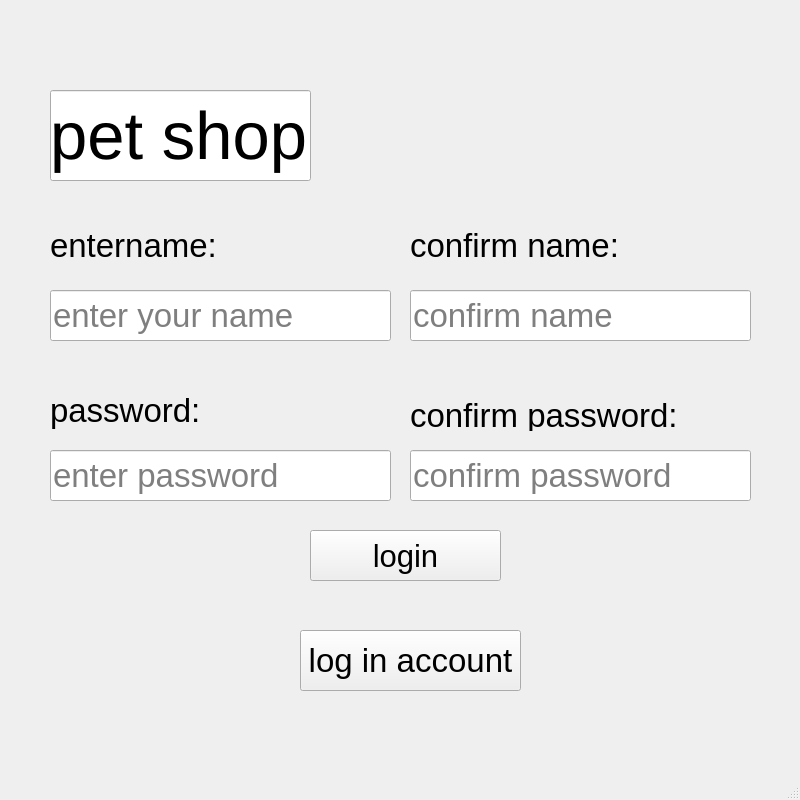
<?xml version="1.0" encoding="UTF-8"?>
<ui version="4.0">
 <class>login</class>
 <widget class="QMainWindow" name="login">
  <property name="geometry">
   <rect>
    <x>0</x>
    <y>0</y>
    <width>800</width>
    <height>800</height>
   </rect>
  </property>
  <property name="minimumSize">
   <size>
    <width>800</width>
    <height>800</height>
   </size>
  </property>
  <property name="font">
   <font>
    <pointsize>25</pointsize>
   </font>
  </property>
  <property name="windowTitle">
   <string>MainWindow</string>
  </property>
  <widget class="QWidget" name="centralwidget">
   <widget class="QLabel" name="logo">
    <property name="geometry">
     <rect>
      <x>580</x>
      <y>0</y>
      <width>221</width>
      <height>231</height>
     </rect>
    </property>
    <property name="minimumSize">
     <size>
      <width>100</width>
      <height>100</height>
     </size>
    </property>
    <property name="text">
     <string/>
    </property>
    <property name="pixmap">
     <pixmap>C:/Users/Minh Tai/Pictures/Saved Pictures/logo.png</pixmap>
    </property>
   </widget>
   <widget class="QLineEdit" name="lineEdit">
    <property name="geometry">
     <rect>
      <x>50</x>
      <y>90</y>
      <width>261</width>
      <height>91</height>
     </rect>
    </property>
    <property name="font">
     <font>
      <pointsize>50</pointsize>
     </font>
    </property>
    <property name="text">
     <string>pet shop</string>
    </property>
   </widget>
   <widget class="QLineEdit" name="entername">
    <property name="geometry">
     <rect>
      <x>50</x>
      <y>290</y>
      <width>341</width>
      <height>51</height>
     </rect>
    </property>
    <property name="font">
     <font>
      <pointsize>25</pointsize>
     </font>
    </property>
    <property name="echoMode">
     <enum>QLineEdit::Password</enum>
    </property>
    <property name="cursorPosition">
     <number>0</number>
    </property>
    <property name="placeholderText">
     <string extracomment="enter">enter your name</string>
    </property>
   </widget>
   <widget class="QLineEdit" name="lineEdit_3">
    <property name="geometry">
     <rect>
      <x>50</x>
      <y>450</y>
      <width>341</width>
      <height>51</height>
     </rect>
    </property>
    <property name="font">
     <font>
      <pointsize>25</pointsize>
     </font>
    </property>
    <property name="placeholderText">
     <string>enter password</string>
    </property>
   </widget>
   <widget class="QPushButton" name="enterlogin">
    <property name="geometry">
     <rect>
      <x>310</x>
      <y>530</y>
      <width>191</width>
      <height>51</height>
     </rect>
    </property>
    <property name="font">
     <font>
      <pointsize>23</pointsize>
     </font>
    </property>
    <property name="text">
     <string>login</string>
    </property>
   </widget>
   <widget class="QLabel" name="label">
    <property name="geometry">
     <rect>
      <x>50</x>
      <y>230</y>
      <width>171</width>
      <height>31</height>
     </rect>
    </property>
    <property name="font">
     <font>
      <pointsize>25</pointsize>
     </font>
    </property>
    <property name="text">
     <string>entername:</string>
    </property>
   </widget>
   <widget class="QLabel" name="label_2">
    <property name="geometry">
     <rect>
      <x>50</x>
      <y>390</y>
      <width>151</width>
      <height>41</height>
     </rect>
    </property>
    <property name="font">
     <font>
      <pointsize>25</pointsize>
     </font>
    </property>
    <property name="text">
     <string>password:</string>
    </property>
   </widget>
   <widget class="QLineEdit" name="lineEdit_2">
    <property name="geometry">
     <rect>
      <x>410</x>
      <y>290</y>
      <width>341</width>
      <height>51</height>
     </rect>
    </property>
    <property name="font">
     <font>
      <pointsize>25</pointsize>
     </font>
    </property>
    <property name="placeholderText">
     <string>confirm name</string>
    </property>
   </widget>
   <widget class="QLabel" name="label_3">
    <property name="geometry">
     <rect>
      <x>410</x>
      <y>230</y>
      <width>211</width>
      <height>31</height>
     </rect>
    </property>
    <property name="font">
     <font>
      <pointsize>25</pointsize>
     </font>
    </property>
    <property name="text">
     <string>confirm name:</string>
    </property>
   </widget>
   <widget class="QLineEdit" name="lineEdit_4">
    <property name="geometry">
     <rect>
      <x>410</x>
      <y>450</y>
      <width>341</width>
      <height>51</height>
     </rect>
    </property>
    <property name="font">
     <font>
      <pointsize>25</pointsize>
     </font>
    </property>
    <property name="placeholderText">
     <string>confirm password</string>
    </property>
   </widget>
   <widget class="QLabel" name="label_4">
    <property name="geometry">
     <rect>
      <x>410</x>
      <y>400</y>
      <width>271</width>
      <height>31</height>
     </rect>
    </property>
    <property name="text">
     <string>confirm password:</string>
    </property>
   </widget>
   <widget class="QPushButton" name="pushButton">
    <property name="geometry">
     <rect>
      <x>300</x>
      <y>630</y>
      <width>221</width>
      <height>61</height>
     </rect>
    </property>
    <property name="text">
     <string>log in account</string>
    </property>
   </widget>
  </widget>
  <widget class="QMenuBar" name="menubar">
   <property name="geometry">
    <rect>
     <x>0</x>
     <y>0</y>
     <width>800</width>
     <height>51</height>
    </rect>
   </property>
  </widget>
  <widget class="QStatusBar" name="statusbar"/>
 </widget>
 <resources/>
 <connections/>
</ui>
